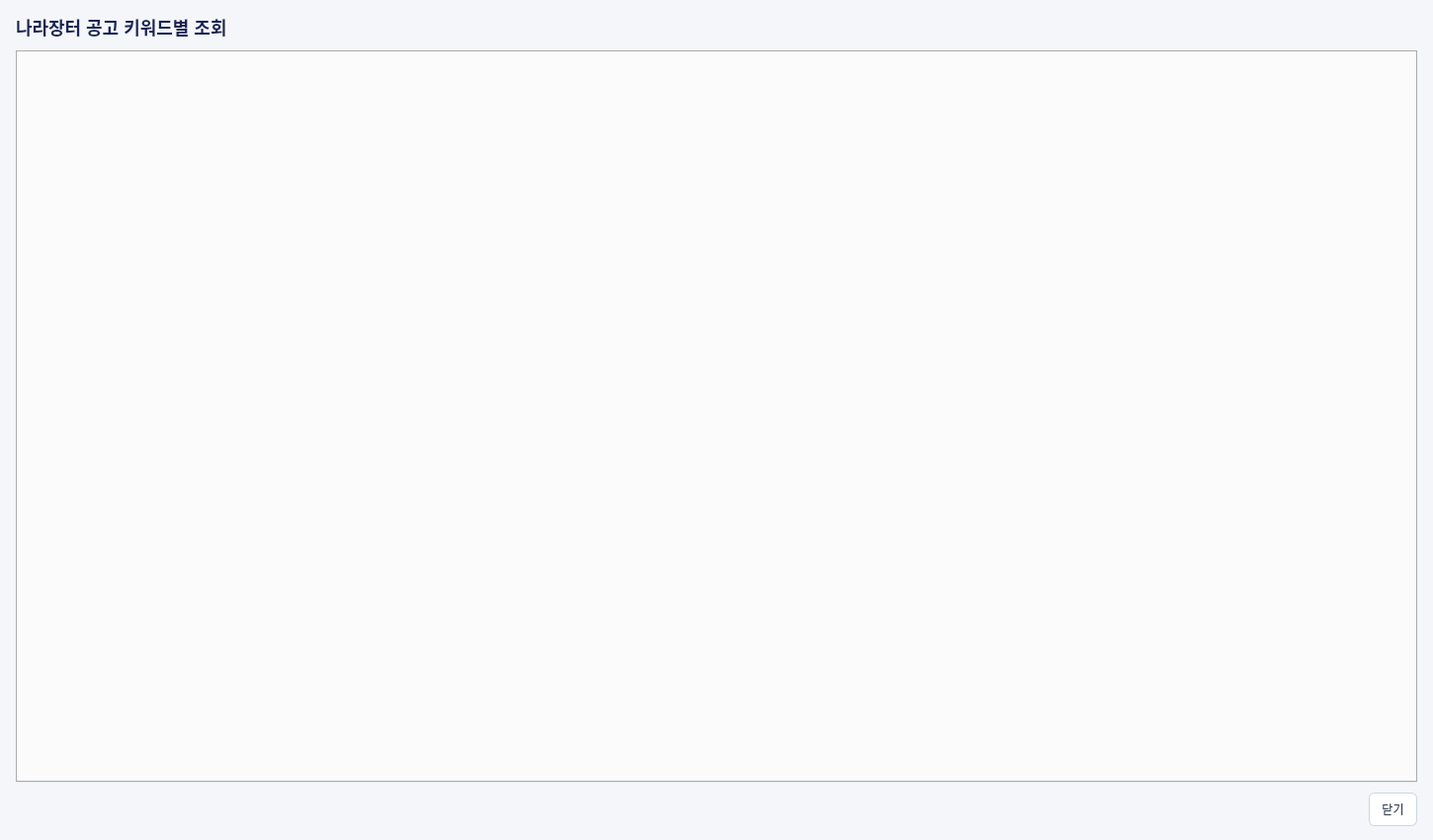
<?xml version="1.0" encoding="UTF-8"?>
<ui version="4.0">
 <class>G2BReportDialog</class>
 <widget class="QDialog" name="G2BReportDialog">
  <property name="geometry">
   <rect><x>0</x><y>0</y><width>1450</width><height>850</height></rect>
  </property>
  <property name="minimumSize">
   <size><width>900</width><height>600</height></size>
  </property>
  <property name="windowTitle">
   <string>나라장터 공고 키워드별 조회</string>
  </property>
  <property name="styleSheet">
   <string notr="true">
QDialog { background: #f4f6f9; color: #0f172a; }
QLabel#lbl_title { color: #172554; font-size: 18px; font-weight: 700; }
QLabel#muted { color: #64748b; }
QFrame#card { background: #ffffff; border: 1px solid #dbe3ee; border-radius: 9px; }
QTableWidget { background: #ffffff; border: 1px solid #dbe3ee; gridline-color: #e2e8f0; }
QHeaderView::section { background: #f1f5f9; color: #475569; padding: 7px; border: 0; font-weight: 600; }
QLineEdit { background: #ffffff; border: 1px solid #cbd5e1; border-radius: 6px; padding: 7px; }
QPushButton { background: #ffffff; color: #334155; border: 1px solid #cbd5e1; border-radius: 6px; padding: 7px 12px; }
QPushButton:hover { background: #eff6ff; border-color: #93c5fd; }
   </string>
  </property>
  <layout class="QVBoxLayout" name="rootLayout">
   <property name="spacing"><number>10</number></property>
   <property name="leftMargin"><number>16</number></property>
   <property name="topMargin"><number>14</number></property>
   <property name="rightMargin"><number>16</number></property>
   <property name="bottomMargin"><number>14</number></property>
   <item>
    <widget class="QLabel" name="lbl_title">
     <property name="text"><string>나라장터 공고 키워드별 조회</string></property>
    </widget>
   </item>
   <item>
    <widget class="QTabWidget" name="tab_reports">
     <property name="currentIndex"><number>0</number></property>
    </widget>
   </item>
   <item>
    <layout class="QHBoxLayout" name="buttonLayout">
     <item>
      <spacer name="buttonSpacer">
       <property name="orientation"><enum>Qt::Horizontal</enum></property>
       <property name="sizeHint" stdset="0"><size><width>40</width><height>20</height></size></property>
      </spacer>
     </item>
     <item>
      <widget class="QPushButton" name="btn_close">
       <property name="text"><string>닫기</string></property>
      </widget>
     </item>
    </layout>
   </item>
  </layout>
 </widget>
 <resources/>
 <connections/>
</ui>
